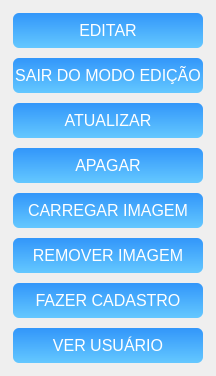
            <widget class="QFrame" name="frame_20">
             <property name="sizePolicy">
              <sizepolicy hsizetype="Expanding" vsizetype="Expanding">
               <horstretch>0</horstretch>
               <verstretch>0</verstretch>
              </sizepolicy>
             </property>
             <property name="maximumSize">
              <size>
               <width>230</width>
               <height>320</height>
              </size>
             </property>
             <property name="frameShape">
              <enum>QFrame::NoFrame</enum>
             </property>
             <property name="frameShadow">
              <enum>QFrame::Raised</enum>
             </property>
             <layout class="QVBoxLayout" name="verticalLayout_16">
              <item>
               <widget class="QPushButton" name="btn_editar_cadastro">
                <property name="sizePolicy">
                 <sizepolicy hsizetype="Expanding" vsizetype="Expanding">
                  <horstretch>0</horstretch>
                  <verstretch>0</verstretch>
                 </sizepolicy>
                </property>
                <property name="minimumSize">
                 <size>
                  <width>0</width>
                  <height>39</height>
                 </size>
                </property>
                <property name="maximumSize">
                 <size>
                  <width>16777215</width>
                  <height>39</height>
                 </size>
                </property>
                <property name="cursor">
                 <cursorShape>PointingHandCursor</cursorShape>
                </property>
                <property name="styleSheet">
                 <string notr="true">QPushButton {
    color: rgb(255, 255, 255);
    border-radius: 8px;
    font-size: 16px;
    background: qlineargradient(x1:0, y1:0, x2:0, y2:1, stop:0 rgb(50, 150, 250), stop:1 rgb(100, 200, 255)); /* Gradiente de azul claro para azul mais claro */
    border: 4px solid transparent;
}

QPushButton:hover {
    background: qlineargradient(x1:0, y1:0, x2:0, y2:1, stop:0 rgb(100, 180, 255), stop:1 rgb(150, 220, 255)); /* Gradiente de azul mais claro para azul ainda mais claro */
    color: black;
}</string>
                </property>
                <property name="text">
                 <string>EDITAR</string>
                </property>
                <property name="icon">
                 <iconset>
                  <normaloff>../../../../.designer/backup/imagens/editar.png</normaloff>../../../../.designer/backup/imagens/editar.png</iconset>
                </property>
                <property name="iconSize">
                 <size>
                  <width>20</width>
                  <height>20</height>
                 </size>
                </property>
               </widget>
              </item>
              <item>
               <widget class="QPushButton" name="btn_sair_modo_edicao">
                <property name="sizePolicy">
                 <sizepolicy hsizetype="Expanding" vsizetype="Expanding">
                  <horstretch>0</horstretch>
                  <verstretch>0</verstretch>
                 </sizepolicy>
                </property>
                <property name="minimumSize">
                 <size>
                  <width>0</width>
                  <height>39</height>
                 </size>
                </property>
                <property name="maximumSize">
                 <size>
                  <width>16777215</width>
                  <height>39</height>
                 </size>
                </property>
                <property name="cursor">
                 <cursorShape>PointingHandCursor</cursorShape>
                </property>
                <property name="styleSheet">
                 <string notr="true">QPushButton {
    color: rgb(255, 255, 255);
    border-radius: 8px;
    font-size: 16px;
    background: qlineargradient(x1:0, y1:0, x2:0, y2:1, stop:0 rgb(50, 150, 250), stop:1 rgb(100, 200, 255)); /* Gradiente de azul claro para azul mais claro */
    border: 4px solid transparent;
}

QPushButton:hover {
    background: qlineargradient(x1:0, y1:0, x2:0, y2:1, stop:0 rgb(100, 180, 255), stop:1 rgb(150, 220, 255)); /* Gradiente de azul mais claro para azul ainda mais claro */
    color: black;
}</string>
                </property>
                <property name="text">
                 <string>SAIR DO MODO EDIÇÃO</string>
                </property>
                <property name="icon">
                 <iconset>
                  <normaloff>../../../../.designer/backup/imagens/sair.png</normaloff>../../../../.designer/backup/imagens/sair.png</iconset>
                </property>
                <property name="iconSize">
                 <size>
                  <width>20</width>
                  <height>20</height>
                 </size>
                </property>
               </widget>
              </item>
              <item>
               <widget class="QPushButton" name="btn_atualizar_cadastro">
                <property name="sizePolicy">
                 <sizepolicy hsizetype="Expanding" vsizetype="Expanding">
                  <horstretch>0</horstretch>
                  <verstretch>0</verstretch>
                 </sizepolicy>
                </property>
                <property name="minimumSize">
                 <size>
                  <width>0</width>
                  <height>39</height>
                 </size>
                </property>
                <property name="maximumSize">
                 <size>
                  <width>16777215</width>
                  <height>39</height>
                 </size>
                </property>
                <property name="cursor">
                 <cursorShape>PointingHandCursor</cursorShape>
                </property>
                <property name="styleSheet">
                 <string notr="true">QPushButton {
    color: rgb(255, 255, 255);
    border-radius: 8px;
    font-size: 16px;
    background: qlineargradient(x1:0, y1:0, x2:0, y2:1, stop:0 rgb(50, 150, 250), stop:1 rgb(100, 200, 255)); /* Gradiente de azul claro para azul mais claro */
    border: 4px solid transparent;
}

QPushButton:hover {
    background: qlineargradient(x1:0, y1:0, x2:0, y2:1, stop:0 rgb(100, 180, 255), stop:1 rgb(150, 220, 255)); /* Gradiente de azul mais claro para azul ainda mais claro */
    color: black;
}</string>
                </property>
                <property name="text">
                 <string>ATUALIZAR</string>
                </property>
                <property name="icon">
                 <iconset>
                  <normaloff>../../../../.designer/backup/imagens/toppng.com-update-512x512.png</normaloff>../../../../.designer/backup/imagens/toppng.com-update-512x512.png</iconset>
                </property>
                <property name="iconSize">
                 <size>
                  <width>20</width>
                  <height>20</height>
                 </size>
                </property>
               </widget>
              </item>
              <item>
               <widget class="QPushButton" name="btn_apagar_cadastro">
                <property name="sizePolicy">
                 <sizepolicy hsizetype="Expanding" vsizetype="Expanding">
                  <horstretch>0</horstretch>
                  <verstretch>0</verstretch>
                 </sizepolicy>
                </property>
                <property name="minimumSize">
                 <size>
                  <width>0</width>
                  <height>39</height>
                 </size>
                </property>
                <property name="maximumSize">
                 <size>
                  <width>16777215</width>
                  <height>39</height>
                 </size>
                </property>
                <property name="cursor">
                 <cursorShape>PointingHandCursor</cursorShape>
                </property>
                <property name="styleSheet">
                 <string notr="true">QPushButton {
    color: rgb(255, 255, 255);
    border-radius: 8px;
    font-size: 16px;
    background: qlineargradient(x1:0, y1:0, x2:0, y2:1, stop:0 rgb(50, 150, 250), stop:1 rgb(100, 200, 255)); /* Gradiente de azul claro para azul mais claro */
    border: 4px solid transparent;
}

QPushButton:hover {
    background: qlineargradient(x1:0, y1:0, x2:0, y2:1, stop:0 rgb(100, 180, 255), stop:1 rgb(150, 220, 255)); /* Gradiente de azul mais claro para azul ainda mais claro */
    color: black;
}</string>
                </property>
                <property name="text">
                 <string>APAGAR</string>
                </property>
                <property name="icon">
                 <iconset>
                  <normaloff>../../../../.designer/backup/imagens/Delete-Button-PNG-Download-Image.png</normaloff>../../../../.designer/backup/imagens/Delete-Button-PNG-Download-Image.png</iconset>
                </property>
                <property name="iconSize">
                 <size>
                  <width>20</width>
                  <height>31</height>
                 </size>
                </property>
               </widget>
              </item>
              <item>
               <widget class="QPushButton" name="btn_carregar_imagem_4">
                <property name="sizePolicy">
                 <sizepolicy hsizetype="Expanding" vsizetype="Expanding">
                  <horstretch>0</horstretch>
                  <verstretch>0</verstretch>
                 </sizepolicy>
                </property>
                <property name="minimumSize">
                 <size>
                  <width>0</width>
                  <height>39</height>
                 </size>
                </property>
                <property name="maximumSize">
                 <size>
                  <width>16777215</width>
                  <height>39</height>
                 </size>
                </property>
                <property name="cursor">
                 <cursorShape>PointingHandCursor</cursorShape>
                </property>
                <property name="styleSheet">
                 <string notr="true">QPushButton {
    color: rgb(255, 255, 255);
    border-radius: 8px;
    font-size: 16px;
    background: qlineargradient(x1:0, y1:0, x2:0, y2:1, stop:0 rgb(50, 150, 250), stop:1 rgb(100, 200, 255)); /* Gradiente de azul claro para azul mais claro */
    border: 4px solid transparent;
}

QPushButton:hover {
    background: qlineargradient(x1:0, y1:0, x2:0, y2:1, stop:0 rgb(100, 180, 255), stop:1 rgb(150, 220, 255)); /* Gradiente de azul mais claro para azul ainda mais claro */
    color: black;
}</string>
                </property>
                <property name="text">
                 <string>CARREGAR IMAGEM</string>
                </property>
                <property name="icon">
                 <iconset>
                  <normaloff>../../../../.designer/backup/imagens/014upload2_99941.png</normaloff>../../../../.designer/backup/imagens/014upload2_99941.png</iconset>
                </property>
                <property name="iconSize">
                 <size>
                  <width>20</width>
                  <height>20</height>
                 </size>
                </property>
               </widget>
              </item>
              <item>
               <widget class="QPushButton" name="btn_remover_imagem_usuario">
                <property name="sizePolicy">
                 <sizepolicy hsizetype="Expanding" vsizetype="Expanding">
                  <horstretch>0</horstretch>
                  <verstretch>0</verstretch>
                 </sizepolicy>
                </property>
                <property name="minimumSize">
                 <size>
                  <width>0</width>
                  <height>39</height>
                 </size>
                </property>
                <property name="maximumSize">
                 <size>
                  <width>16777215</width>
                  <height>39</height>
                 </size>
                </property>
                <property name="cursor">
                 <cursorShape>PointingHandCursor</cursorShape>
                </property>
                <property name="styleSheet">
                 <string notr="true">QPushButton {
    color: rgb(255, 255, 255);
    border-radius: 8px;
    font-size: 16px;
    background: qlineargradient(x1:0, y1:0, x2:0, y2:1, stop:0 rgb(50, 150, 250), stop:1 rgb(100, 200, 255)); /* Gradiente de azul claro para azul mais claro */
    border: 4px solid transparent;
}

QPushButton:hover {
    background: qlineargradient(x1:0, y1:0, x2:0, y2:1, stop:0 rgb(100, 180, 255), stop:1 rgb(150, 220, 255)); /* Gradiente de azul mais claro para azul ainda mais claro */
    color: black;
}</string>
                </property>
                <property name="text">
                 <string>REMOVER IMAGEM</string>
                </property>
                <property name="icon">
                 <iconset>
                  <normaloff>../../../../.designer/backup/imagens/icons8-remover-imagem-16.png</normaloff>../../../../.designer/backup/imagens/icons8-remover-imagem-16.png</iconset>
                </property>
                <property name="iconSize">
                 <size>
                  <width>24</width>
                  <height>31</height>
                 </size>
                </property>
               </widget>
              </item>
              <item>
               <widget class="QPushButton" name="btn_fazer_cadastro">
                <property name="sizePolicy">
                 <sizepolicy hsizetype="Expanding" vsizetype="Expanding">
                  <horstretch>0</horstretch>
                  <verstretch>0</verstretch>
                 </sizepolicy>
                </property>
                <property name="minimumSize">
                 <size>
                  <width>0</width>
                  <height>39</height>
                 </size>
                </property>
                <property name="maximumSize">
                 <size>
                  <width>16777215</width>
                  <height>39</height>
                 </size>
                </property>
                <property name="cursor">
                 <cursorShape>PointingHandCursor</cursorShape>
                </property>
                <property name="styleSheet">
                 <string notr="true">QPushButton {
    color: rgb(255, 255, 255);
    border-radius: 8px;
    font-size: 16px;
    background: qlineargradient(x1:0, y1:0, x2:0, y2:1, stop:0 rgb(50, 150, 250), stop:1 rgb(100, 200, 255)); /* Gradiente de azul claro para azul mais claro */
    border: 4px solid transparent;
}

QPushButton:hover {
    background: qlineargradient(x1:0, y1:0, x2:0, y2:1, stop:0 rgb(100, 180, 255), stop:1 rgb(150, 220, 255)); /* Gradiente de azul mais claro para azul ainda mais claro */
    color: black;
}</string>
                </property>
                <property name="text">
                 <string>FAZER CADASTRO</string>
                </property>
                <property name="icon">
                 <iconset>
                  <normaloff>../../../../.designer/backup/imagens/confirmacao.png</normaloff>../../../../.designer/backup/imagens/confirmacao.png</iconset>
                </property>
                <property name="iconSize">
                 <size>
                  <width>20</width>
                  <height>20</height>
                 </size>
                </property>
               </widget>
              </item>
              <item>
               <widget class="QPushButton" name="btn_ver_usuario">
                <property name="sizePolicy">
                 <sizepolicy hsizetype="Expanding" vsizetype="Expanding">
                  <horstretch>0</horstretch>
                  <verstretch>0</verstretch>
                 </sizepolicy>
                </property>
                <property name="minimumSize">
                 <size>
                  <width>0</width>
                  <height>39</height>
                 </size>
                </property>
                <property name="maximumSize">
                 <size>
                  <width>16777215</width>
                  <height>39</height>
                 </size>
                </property>
                <property name="cursor">
                 <cursorShape>PointingHandCursor</cursorShape>
                </property>
                <property name="styleSheet">
                 <string notr="true">QPushButton {
    color: rgb(255, 255, 255);
    border-radius: 8px;
    font-size: 16px;
    background: qlineargradient(x1:0, y1:0, x2:0, y2:1, stop:0 rgb(50, 150, 250), stop:1 rgb(100, 200, 255)); /* Gradiente de azul claro para azul mais claro */
    border: 4px solid transparent;
}

QPushButton:hover {
    background: qlineargradient(x1:0, y1:0, x2:0, y2:1, stop:0 rgb(100, 180, 255), stop:1 rgb(150, 220, 255)); /* Gradiente de azul mais claro para azul ainda mais claro */
    color: black;
}</string>
                </property>
                <property name="text">
                 <string>VER USUÁRIO</string>
                </property>
                <property name="icon">
                 <iconset>
                  <normaloff>../../../../.designer/backup/imagens/74472.png</normaloff>../../../../.designer/backup/imagens/74472.png</iconset>
                </property>
                <property name="iconSize">
                 <size>
                  <width>20</width>
                  <height>28</height>
                 </size>
                </property>
               </widget>
              </item>
             </layout>
            </widget>
